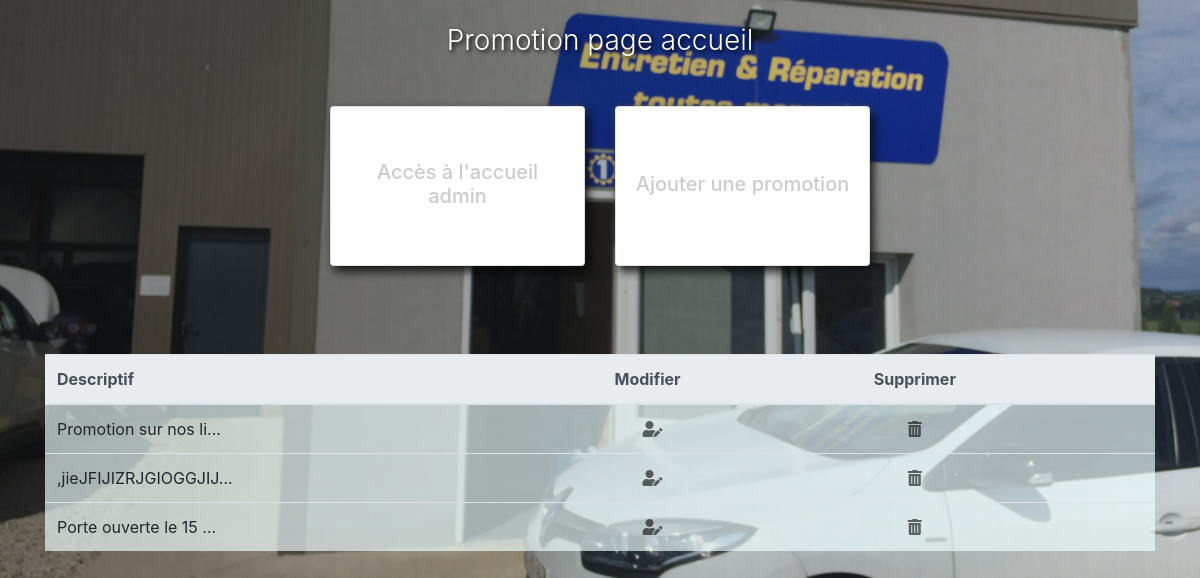
The page /admin/promoIndex.php (signed in) on the database its author committed.
### tables this page shows
CREATE TABLE IF NOT EXISTS `promotions` (
  `id_promo` int(11) NOT NULL AUTO_INCREMENT,
  `text_promo` varchar(255) NOT NULL,
  PRIMARY KEY (`id_promo`)
);

### admin/promoIndex.php (the view, shortened to what this page needs)
<?php
include('../php/connectbdd.php');
?>
<!DOCTYPE html>
<html lang="fr">
<head>
    <link rel="stylesheet" href="../css/admin.css">
    <link rel="stylesheet" href="https://stackpath.bootstrapcdn.com/bootstrap/4.4.1/css/bootstrap.min.css"
>
    <link rel="stylesheet" href="https://use.fontawesome.com/releases/v5.13.0/css/all.css">
    <link rel="stylesheet" href="https://use.fontawesome.com/releases/v5.13.0/css/v4-shims.css">
</head>
<body class="fond">
<h3 class="lien-admin font-weight-light  mt-4 mb-5"><center>Promotion page accueil</center></h3>
<div class="navigation col-md-6">
  <div class="container">
    <div class="card-deck">
        <div class="admin-nav card col-sm-6 " style="background-image: url(../images/cardajout-promo.png );   ">
           <a href="admin.php" class="lien-card"><h5 class="card-title text-center">Accès à l'accueil admin</h5></a>
        </div>
        <div class="admin-nav card col-sm-6 " style="background-image: url(../images/cardajout-promo.png); ">
            <a href="traitement/promoIndex/insert_promoIndex.php" class="lien-card"><h5 class="card-title text-center">Ajouter une promotion</h5></a>
        </div>
    </div>
  </div>
</div>
    <div class="table-responsive container mt-2">
    <table class="table">
      <thead class="thead-light">
        <tr>
          <th scope="col">Descriptif</th>
          <?php
          if ($_SESSION['statut'] == 0) {?>
          <th scope="col" class="modif">Modifier</th>
          <th scope="col">Supprimer</th>
         <?php }?>
        </tr>
      </thead>
      <tbody>
      <?php
      try {
          $promo= $bdd->prepare("SELECT * FROM promotions");
          $promo->execute();
          while($promotionIndex= $promo->fetch())
      { ?>
      <tr class="fond_tableau">
        <td><?= substr($promotionIndex['text_promo'], 0, 20); ?>...</td>
        <?php
          if ($_SESSION['statut'] == 0) {?>
        <td><a href="traitement/promoIndex/edit_promoIndex.php?id=<?=$promotionIndex['id_promo'] ?>" class="text-muted"><i
              class="icon fas fa-user-edit"></i></a></td>
        <td><a href="traitement/promoIndex/delete_promoIndex.php?id=<?=$promotionIndex['id_promo'] ?>" class="text-muted"><i
              class="icon fas fa-trash-alt"></i></a></td>
              <?php }?>
      </tr>
      <?php
      } }
      catch(PDOException $e) {
          die('Erreur : ' . $e->getMessage());
      }
      ?>
      </tbody>
    </table>
  </div>
  </body>
</html>

### css/admin.css (style rules this page uses)
body { padding: 0; margin: 0; }
.fond { background-image: url("../images/garageAvanttest.jpg"); background-size: cover; background-size: 100%; background-repeat: no-repeat; background-attachment: fixed; }
.lien-admin { color: white; text-shadow: 2px 2px 4px black; }
.card-title { margin-top: auto; margin-bottom: auto!important; color: rgb(204, 204, 204); }
.navigation { margin-right: auto!important; margin-left: auto!important; }
.admin-nav { background-size: 100%; background-position-y: center; background-repeat: no-repeat; height: 160px; box-shadow: 4px 6px 10px rgba(0, 0, 0, 0.74), 0 0 6px rgba(90, 90, 90, 0.637); transition: .3s transform cubic-bezier(.155,1.105,.295,1.12),.3s box-shadow,.3s -webkit-transform cubic-bezier(.155,1.105,.295,1.12); padding: 14px 80px 18px 36px; cursor: pointer; transition-duration: 1.5s; margin-bottom: 80px!important; }
.lien-card { margin-top: auto; margin-bottom: auto!important; text-decoration: none!important; }
.fond_tableau { background-color: rgba(240, 255, 255, 0.664); }
.icon { color: rgba(0, 0, 0, 0.589); margin-left: 34px; transition: .3s transform cubic-bezier(.155,1.105,.295,1.12),.3s box-shadow,.3s -webkit-transform cubic-bezier(.155,1.105,.295,1.12); cursor: pointer; transition-duration: 1.5s; }
.modif { padding-left: 18px!important; }

### rows shown on the page
promotions: text_promo "Promotion sur nos li"
promotions: text_promo ",jieJFIJIZRJGIOGGJIJ"
promotions: text_promo "Porte ouverte le 15"
